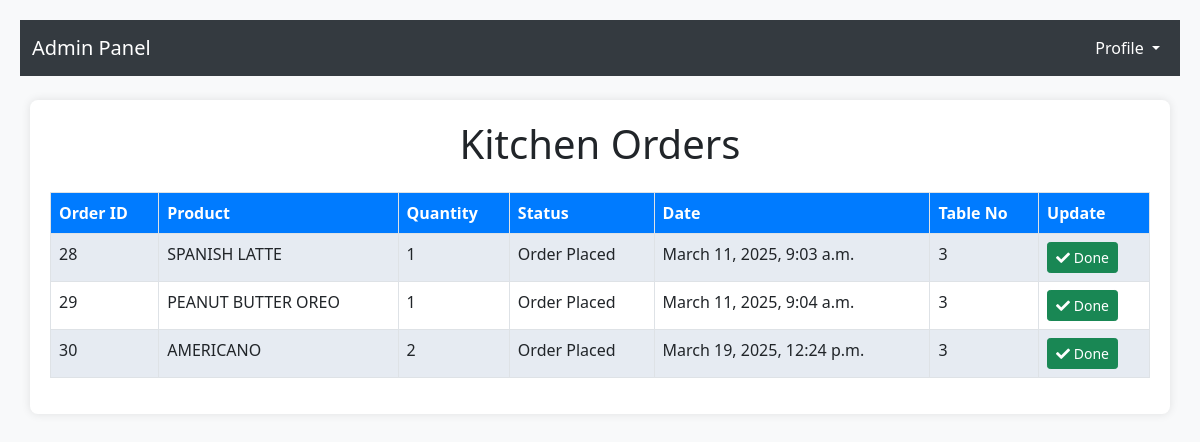
Page /k/kitchen on the committed database.
### userapp/models.py (models this page shows, shortened)
class Orders(models.Model):
    product=models.ForeignKey(Cart,on_delete=models.CASCADE)
    user=models.ForeignKey(User,on_delete=models.CASCADE)
    table_No=models.TextField(max_length=200)
    options=(
        ('order-placed','order-placed'),
        ('cancelled','cancelled'),
        ('preparing','preparing'),
        ('Order-Prepared','Order-Prepared'),
     )
    status=models.CharField(max_length=100,choices=options,default='order-placed')
    quantity = models.IntegerField(default=1)
    price = models.FloatField()
    date=models.DateTimeField(auto_now_add=True)
    is_active=models.BooleanField(default=True)

class Cart(models.Model):
    user=models.ForeignKey(User,on_delete=models.CASCADE)
    product=models.ForeignKey(Product,on_delete=models.CASCADE)
    quantity=models.IntegerField(default=1)
    options=(
        ('in-cart','in-cart'),
        ('order-placed','order-placed'),
        ('cancelled','cancelled'),
     )
    status=models.CharField(max_length=100,choices=options,default='in-cart')
    is_active=models.BooleanField(default=True)

class Product(models.Model):
    product_name=models.CharField(max_length=100)
    price=models.FloatField()
    Category=models.ForeignKey(Category,on_delete=models.CASCADE)
    description=models.TextField()
    image=models.ImageField(upload_to='media/')
    is_active=models.BooleanField(default=True)

### kitchen/views.py (the view)
# urls.py: path('kitchen',views.KitchenView.as_view(), name="kitchen_view"),
class KitchenView(ListView):
    model = Orders
    template_name = 'kitchen.html'
    context_object_name = 'orders'
    def get_queryset(self):
        return Orders.objects.filter(status='order-placed')
    def get_context_data(self, **kwargs):
        context = super().get_context_data(**kwargs)
        return context

### userapp/context_processors.py (called while the page is built)
def cart_count(request):
    if request.user.is_authenticated:
        count=Cart.objects.filter(user=request.user).exclude(status="order-placed").count()
        return {'count':count}
    else:
        return {'count':0}

def order_count(request):
    if request.user.is_authenticated:
        count=Orders.objects.filter(user=request.user).exclude(status="in-cart").count()
        return {'ord_count':count}
    else:
        return{'ord_count':0}

### kitchen/templates/kitchen.html (shortened to what this page needs)
<!DOCTYPE html>
<html lang="en">
<head>
    <link
      rel="stylesheet"
      href="https://cdnjs.cloudflare.com/ajax/libs/twitter-bootstrap/5.0.0-beta1/css/bootstrap.min.css"
    />
    <link
      rel="stylesheet"
      href="https://cdnjs.cloudflare.com/ajax/libs/font-awesome/5.15.2/css/all.min.css"
    />
</head>
<body>
    <nav class="navbar navbar-expand-lg navbar-dark">
        <div class="container-fluid">
            <a class="navbar-brand" href="#">Admin Panel</a>
            <div class="collapse navbar-collapse" id="navbarNav">
                <ul class="navbar-nav ms-auto">
                    <li class="nav-item dropdown">
                        <a class="nav-link dropdown-toggle" href="#" id="profileDropdown" role="button" data-bs-toggle="dropdown">
                            Profile
                        </a>
                    </li>
                </ul>
            </div>
        </div>
    </nav>
    <div class="container mt-4">
        <h1 class="text-center mb-4">Kitchen Orders</h1>
        <table class="table table-striped table-bordered">
            <thead>
              <tr>
                <th>Order ID</th>
                <th>Product</th>
                <th>Quantity</th>
                <th>Status</th>
                <th>Date</th>
                <th>Table No</th>
                <th>Update</th>
              </tr>
            </thead>
            <tbody>
              {% for i in orders %}
              <tr>
                <td>{{ i.id }}</td>
                <td>{{ i.product.product.product_name }}</td>
                <td>{{ i.product.quantity }}</td>
                <td class="status-text">Order Placed</td>
                <td>{{ i.date }}</td>
                <td>{{ i.table_No }}</td>
                <td>
                    <button class="btn btn-success btn-sm update-btn">
                        <i class="fas fa-check"></i> Done
                    </button>
                </td>
              </tr>
              {% endfor %}
            </tbody>
        </table>
    </div>
</body>
</html>

### kitchen/templates/kitchen.html (style rules this page uses)
body { background-color: #f8f9fa; padding: 20px; }
.container { background-color: #ffffff; padding: 20px; border-radius: 8px; box-shadow: 0 0 10px rgba(0, 0, 0, 0.1); overflow-x: auto; }
.table { margin-top: 20px; width: 100%; }
.table thead th { background-color: #007bff; color: #ffffff; position: sticky; top: 0; }
.table-striped tbody tr:nth-of-type(odd) { background-color: rgba(0, 123, 255, 0.05); }
.navbar { background-color: #343a40; }
.navbar-brand, .navbar-nav .nav-link { color: white !important; }

### rows in the picture
Orders: id "28", product.product.product_name "SPANISH LATTE", product.quantity "1", date "March 11, 2025, 9:03 a.m.", table_No "3"
Orders: id "29", product.product.product_name "PEANUT BUTTER OREO", product.quantity "1", date "March 11, 2025, 9:04 a.m.", table_No "3"
Orders: id "30", product.product.product_name "AMERICANO", product.quantity "2", date "March 19, 2025, 12:24 p.m.", table_No "3"
